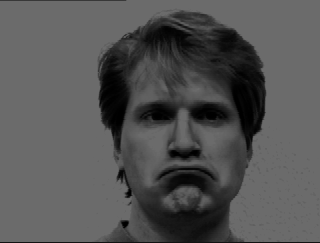
#> input picture training/faces/subject01_sad.gif, 320 x 243 px; its folder holds 4 pictures in this run
$ python preprocessing.py
#> lines starting #> are read from the running program, lines starting #| are printed output that depends on the picture
import  os, sys

import operator
from PIL import Image
# loads all the gif of jpg images (currently must be gray scale) in the path folder and converts them into histogram equalized image.
path = 'training/faces'

def equalize(h):

    lut = []

    for b in range(0, len(h), 256):

        # step size
        step = reduce(operator.add, h[b:b+256]) / 255

        # create equalization lookup table
        n = 0
        for i in range(256):
            lut.append(n / step)
            n = n + h[i+b]

    return lut

def load_images(path):
#> called with path = 'training/faces'
    images = []
    for _file in os.listdir(path):
        #print _file
        if _file.endswith('.jpg') or _file.endswith('.gif'):
            temp = Image.open(os.path.join(path, _file))
#> temp is the input picture: PIL image 320x243 P; min 0, max 107, mean 84.3
            images.append( (temp,_file) )
    return images

imagelist = load_images(path)


for image,filename in imagelist:
    #gray_image = cv2.cvtColor(image,cv2.COLOR_BGR2GRAY)
    gray_image = image

    equ = gray_image.point( equalize(gray_image.histogram()) )
    #gray_image.show()
    #equ.show()
    equ.save(os.path.join(path,filename))
#> this loop made 4 passes
#> pass 1, `equ = gray_image.point( equalize(gray_image.histogram()) )`:
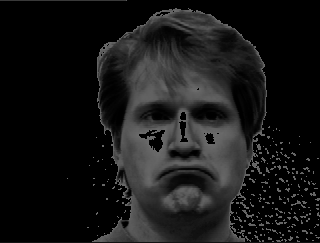
#> equ: PIL image 320x243 P; min 0, max 107, mean 22.4
#> pass 2, `equ = gray_image.point( equalize(gray_image.histogram()) )`:
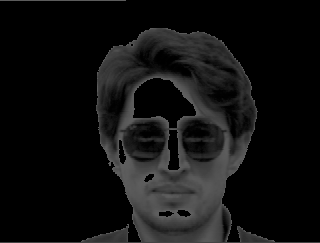
#> equ: PIL image 320x243 P; min 0, max 94, mean 16.5
#> pass 3, `equ = gray_image.point( equalize(gray_image.histogram()) )`:
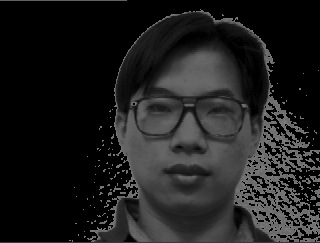
#> equ: PIL image 320x243 P; min 0, max 123, mean 29.6
#> after the loop:
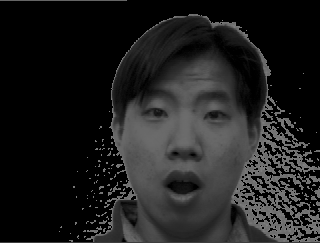
#> equ: PIL image 320x243 P; min 0, max 125, mean 30.2
